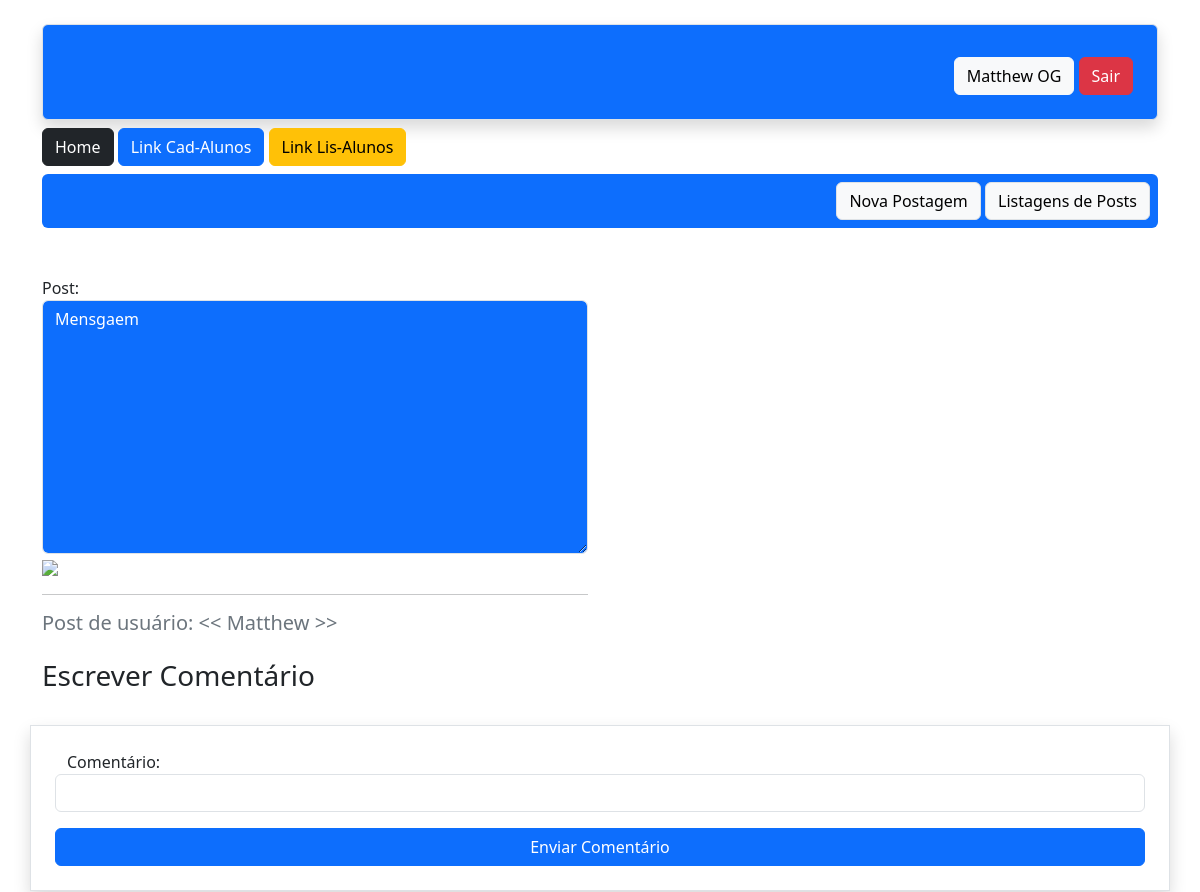
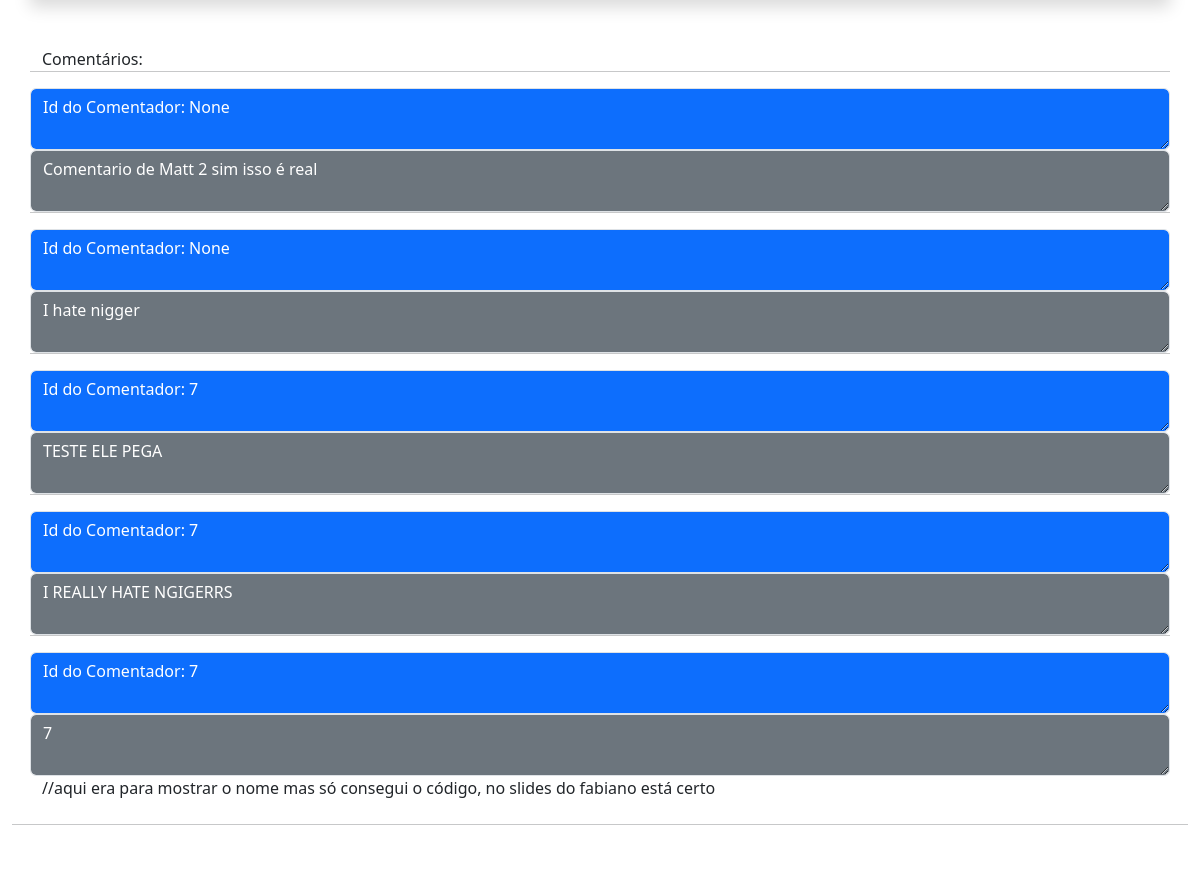
Page /post/1 (signed in) on the committed database (2 pictures, top to bottom).
### app/models.py (models this page shows, shortened)
class User(db.Model, UserMixin):
    id = db.Column(db.Integer, primary_key = True)
    nome = db.Column(db.String, nullable = True)
    sobrenome = db.Column(db.String, nullable = True)
    email = db.Column(db.String, nullable = True)
    senha = db.Column(db.String, nullable = True)
    posts = db.relationship('Post', backref='user',lazy=True)

class Post(db.Model):
    id = db.Column(db.Integer, primary_key = True)
    data_criação = db.Column(db.DateTime,default=datetime.now())
    mensagem = db.Column(db.String, nullable=True)
    imagem = db.Column(db.String, nullable=True, default='default.png')
    user_id = db.Column(db.Integer, db.ForeignKey('user.id'),nullable=True)
    coms = db.relationship('ClasseComentario', backref='Post',lazy=True)

class ClasseComentario(db.Model):
    id = db.Column(db.Integer, primary_key = True)
    data_criação = db.Column(db.DateTime,default=datetime.now())
    comentario = db.Column(db.String, nullable=True)
    post_id = db.Column(db.Integer, db.ForeignKey('post.id'),nullable=True)
    useriddoparaguai = db.Column(db.Integer, nullable=True)

### app/views.py (the view)
@app.route('/post/<int:id>', methods={'GET','POST'})
@login_required
def PostDetail(id):
    obj= Post.query.get(id)
    post= Post.query.get(id)
    form = PostComentarioForm()
    if form.validate_on_submit():
        form.save(id, current_user.id)
        return redirect(url_for('PostLista'))
    comentario = ClasseComentario.query.filter_by(post_id=id).all()
    comentario2 = ClasseComentario.query.filter_by(useriddoparaguai=id).all()
    return render_template('post_detail.html',post=post,obj=obj, form=form, comentario = comentario, comentario2 = comentario2)

### app/forms.py (shortened to what this page needs)
class PostComentarioForm(FlaskForm):
    comentario = StringField('Comentário:', validators=[DataRequired()])
    btnSubmit2 = SubmitField('Enviar Comentário')

### app/models.py (called while the page is built)
@login_manager.user_loader
def load_user(user_id):
    return User.query.get(user_id)

### app/templates/post_detail.html (shortened to what this page needs)
{% extends 'base.html' %}
{% block content %}
<div class="container">
{% include 'nave.html' %}
<div class="row mt-4">
    <div class ="col-md-6 mt-4">
        Post:
        <textarea type="text" rows="10" class="form-control bg-primary text-white" readonly>{{obj.mensagem}}</textarea>
        <img src="{{url_for('static', filename='data/post/{}'.format(post.imagem))}}" style="max-width:300px;">
        <hr>
    </div>
</div>
    <div class="text-secondary"> <h5>Post de usuário: << {{obj.user.nome}} >></h5> </div>
    <div class="row mt-4">
        <h3>Escrever Comentário</h3>
    </div>
    <form action="" method="post" class="row mt-4 p-4 round border shadow">
    {{form.comentario.label()}}
    {{form.comentario(class="form-control")}}
    {{form.btnSubmit2(class="btn btn-primary col-12 mt-3")}}
    </form>
    <div class="row mt-4">
        <div class ="col-md-6 mt-4">
            Comentários:
        </div>
            {% for comentario in comentario %}
            <hr>
            <textarea type="text" rows="2" class="form-control bg-primary text-white" readonly>Id do Comentador: {{ comentario.useriddoparaguai  }}</textarea>
            <textarea type="text" rows="2" class="form-control bg-secondary text-white" readonly>{{ comentario.comentario }}</textarea>
            {% endfor %}
        </div>
        //aqui era para mostrar o nome mas só consegui o código, no slides do fabiano está certo
    </div>
    <hr class = "mt-4 p-4">
{% endblock %}

### app/templates/nave.html
<div class = "text-center">
    <div class="mt-4 p-4 border shadow bg-primary rounded" style="background-image: url('https://images.fineartamerica.com/images-medium-large-5/fluffy-white-clouds-in-a-blue-sky-emrah-turudu.jpg'); background-repeat: no-repeat; background-size: cover;  ">
        {% if current_user.is_authenticated %}
                <div class = "mt-2 text-end ">
                    <span class='btn btn-light'>{{current_user.nome}} {{current_user.sobrenome}}</span>
                    <a href="{{url_for('logout')}}" class="btn btn-danger">Sair</a>
                </div>
        {% else %}
        <a href="{{url_for('cadastro')}}" class="btn btn-primary border">Faça o seu Cadastro</a>
        {% endif %}
    </div>
    <div class = 'mt-2 rounded'>
        <div class = "text-start">
            <a href="/"class="btn btn-dark">Home</a>
            <a href="{{url_for('contato')}}"class="btn btn-primary">Link Cad-Alunos </a>
            <a href="{{url_for('contato_lista')}}"class="btn btn-warning">Link Lis-Alunos </a>
        </div>
        <div class="bg-primary rounded p-2 mt-2  text-end " style="#background-image: url('https://i.guim.co.uk/img/media/4df537fc995e39f96ec356d87fd597d2da9d704b/0_156_4083_2450/master/4083.jpg?width=1200&height=1200&quality=85&auto=format&fit=crop&s=f0014a4b443ac2f383e96ba4fb501f2e');">
            <a href = "{{url_for('PostNovo')}}" class = "btn btn-light border">Nova Postagem </a>
            <a href = "{{url_for('PostLista')}}" class = "btn btn-light border">Listagens de Posts </a>
        </div>
    </div>
</div>

### rows in the picture
User: nome "Matthew", sobrenome "OG", user.nome "Matthew"
Post: mensagem "Mensgaem"
ClasseComentario: useriddoparaguai "Id do Comentador: None", comentario "Comentario de Matt 2 sim isso é real"
ClasseComentario: useriddoparaguai "Id do Comentador: None", comentario "I hate nigger"
ClasseComentario: useriddoparaguai "Id do Comentador: 7", comentario "TESTE ELE PEGA"
ClasseComentario: useriddoparaguai "Id do Comentador: 7", comentario "I REALLY HATE NGIGERRS"
ClasseComentario: useriddoparaguai "Id do Comentador: 7", comentario "7"
